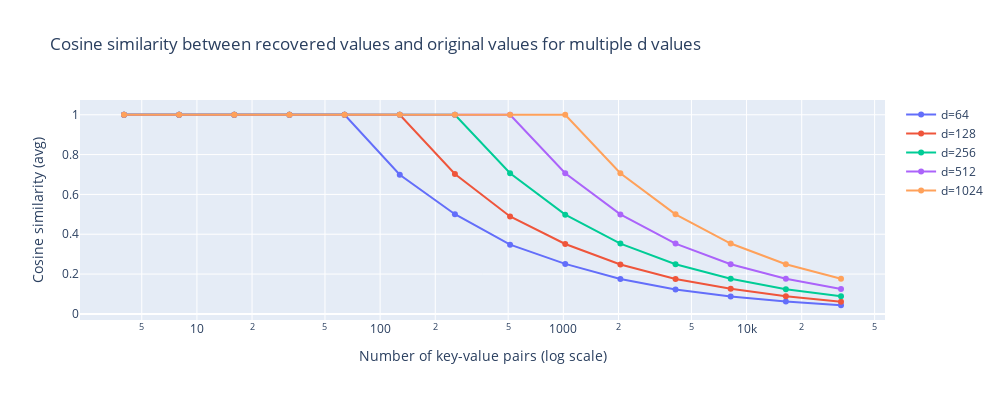
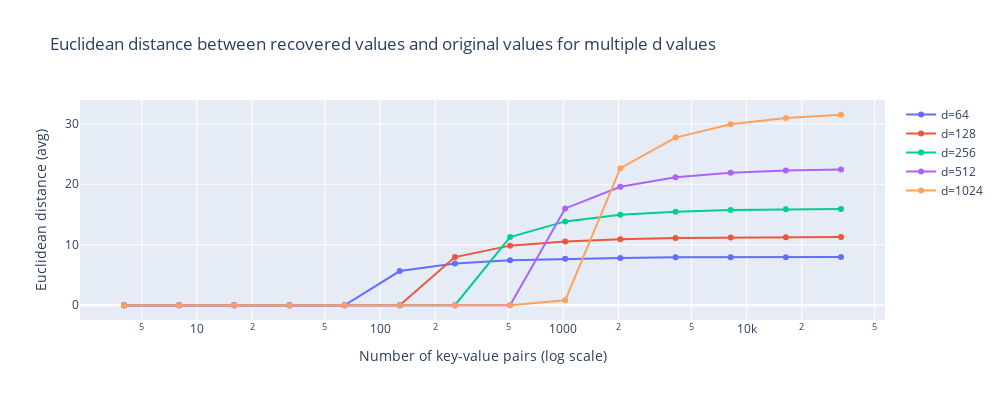

These figures' notebook cell, in order:
### Code cell
n_values = [2 ** i for i in range(log_n_min, log_n_max, 1)]
fig_cos = go.Figure()
for d, cos_sims in cos_sim_values_dict.items():
    fig_cos.add_trace(go.Scatter(x=n_values, y=cos_sims, mode='lines+markers', name=f'd={d}'))
fig_cos.update_xaxes(title_text="Number of key-value pairs (log scale)", type='log')
fig_cos.update_yaxes(title_text="Cosine similarity (avg)")
fig_cos.update_layout(title=f"Cosine similarity between recovered values and original values for multiple d values", height=400, width=1000)
fig_cos.show()

fig_dist = go.Figure()
for d, distances in euclidean_distance_values_dict.items():
    fig_dist.add_trace(go.Scatter(x=n_values, y=distances, mode='lines+markers', name=f'd={d}'))
fig_dist.update_xaxes(title_text="Number of key-value pairs (log scale)", type='log')
fig_dist.update_yaxes(title_text="Euclidean distance (avg)")
fig_dist.update_layout(title=f"Euclidean distance between recovered values and original values for multiple d values", height=400, width=1000)
fig_dist.show()

### Figure 1 — Plotly figure (JSON) as saved in the notebook; plotly's stock layout.template omitted (floating-point values rounded to 4 significant figures)
{"data": [{"mode": "lines+markers", "name": "d=64", "type": "scatter", "x": [4, 8, 16, 32, 64, 128, 256, 512, 1024, 2048, 4096, 8192, 16384, 32768], "y": [1, 1, 1, 1, 1, 0.6988, 0.5006, 0.3477, 0.2511, 0.175, 0.1224, 0.08732, 0.06167, 0.04339]}, {"mode": "lines+markers", "name": "d=128", "type": "scatter", "x": [4, 8, 16, 32, 64, 128, 256, 512, 1024, 2048, 4096, 8192, 16384, 32768], "y": [1, 1.0, 1.0, 1, 1, 1, 0.7028, 0.489, 0.351, 0.2482, 0.1752, 0.1258, 0.08812, 0.06137]}, {"mode": "lines+markers", "name": "d=256", "type": "scatter", "x": [4, 8, 16, 32, 64, 128, 256, 512, 1024, 2048, 4096, 8192, 16384, 32768], "y": [1, 1.0, 1, 1, 1, 1, 1, 0.7061, 0.4984, 0.3529, 0.2494, 0.1763, 0.124, 0.08874]}, {"mode": "lines+markers", "name": "d=512", "type": "scatter", "x": [4, 8, 16, 32, 64, 128, 256, 512, 1024, 2048, 4096, 8192, 16384, 32768], "y": [1, 1, 1.0, 1, 1, 1, 1, 1, 0.706, 0.4997, 0.353, 0.2496, 0.1765, 0.1246]}, {"mode": "lines+markers", "name": "d=1024", "type": "scatter", "x": [4, 8, 16, 32, 64, 128, 256, 512, 1024, 2048, 4096, 8192, 16384, 32768], "y": [1, 1, 1.0, 1.0, 1, 1, 1, 1, 0.9995, 0.7064, 0.4997, 0.3533, 0.2496, 0.1767]}], "layout": {"height": 400, "title": {"text": "Cosine similarity between recovered values and original values for multiple d values"}, "width": 1000, "xaxis": {"title": {"text": "Number of key-value pairs (log scale)"}, "type": "log"}, "yaxis": {"title": {"text": "Cosine similarity (avg)"}}}}

### Figure 2 — Plotly figure (JSON) as saved in the notebook; plotly's stock layout.template omitted (floating-point values rounded to 4 significant figures)
{"data": [{"mode": "lines+markers", "name": "d=64", "type": "scatter", "x": [4, 8, 16, 32, 64, 128, 256, 512, 1024, 2048, 4096, 8192, 16384, 32768], "y": [2.662e-06, 3.14e-06, 4.64e-06, 6.003e-06, 2.818e-05, 5.651, 6.881, 7.443, 7.669, 7.829, 7.916, 7.924, 7.946, 7.955]}, {"mode": "lines+markers", "name": "d=128", "type": "scatter", "x": [4, 8, 16, 32, 64, 128, 256, 512, 1024, 2048, 4096, 8192, 16384, 32768], "y": [2.95e-06, 5.263e-06, 6.544e-06, 8.035e-06, 1.146e-05, 9.738e-05, 7.964, 9.856, 10.54, 10.92, 11.11, 11.2, 11.24, 11.27]}, {"mode": "lines+markers", "name": "d=256", "type": "scatter", "x": [4, 8, 16, 32, 64, 128, 256, 512, 1024, 2048, 4096, 8192, 16384, 32768], "y": [6.188e-06, 8.019e-06, 9.188e-06, 1.139e-05, 1.633e-05, 2.151e-05, 0.0008236, 11.28, 13.86, 14.94, 15.46, 15.73, 15.85, 15.92]}, {"mode": "lines+markers", "name": "d=512", "type": "scatter", "x": [4, 8, 16, 32, 64, 128, 256, 512, 1024, 2048, 4096, 8192, 16384, 32768], "y": [9.711e-06, 9.939e-06, 1.469e-05, 1.595e-05, 2.106e-05, 2.792e-05, 4.396e-05, 0.004226, 16.0, 19.59, 21.15, 21.9, 22.25, 22.44]}, {"mode": "lines+markers", "name": "d=1024", "type": "scatter", "x": [4, 8, 16, 32, 64, 128, 256, 512, 1024, 2048, 4096, 8192, 16384, 32768], "y": [1.735e-05, 2.011e-05, 2.34e-05, 2.515e-05, 3.12e-05, 3.927e-05, 5.416e-05, 8.551e-05, 0.808, 22.65, 27.71, 29.93, 30.97, 31.49]}], "layout": {"height": 400, "title": {"text": "Euclidean distance between recovered values and original values for multiple d values"}, "width": 1000, "xaxis": {"title": {"text": "Number of key-value pairs (log scale)"}, "type": "log"}, "yaxis": {"title": {"text": "Euclidean distance (avg)"}}}}
